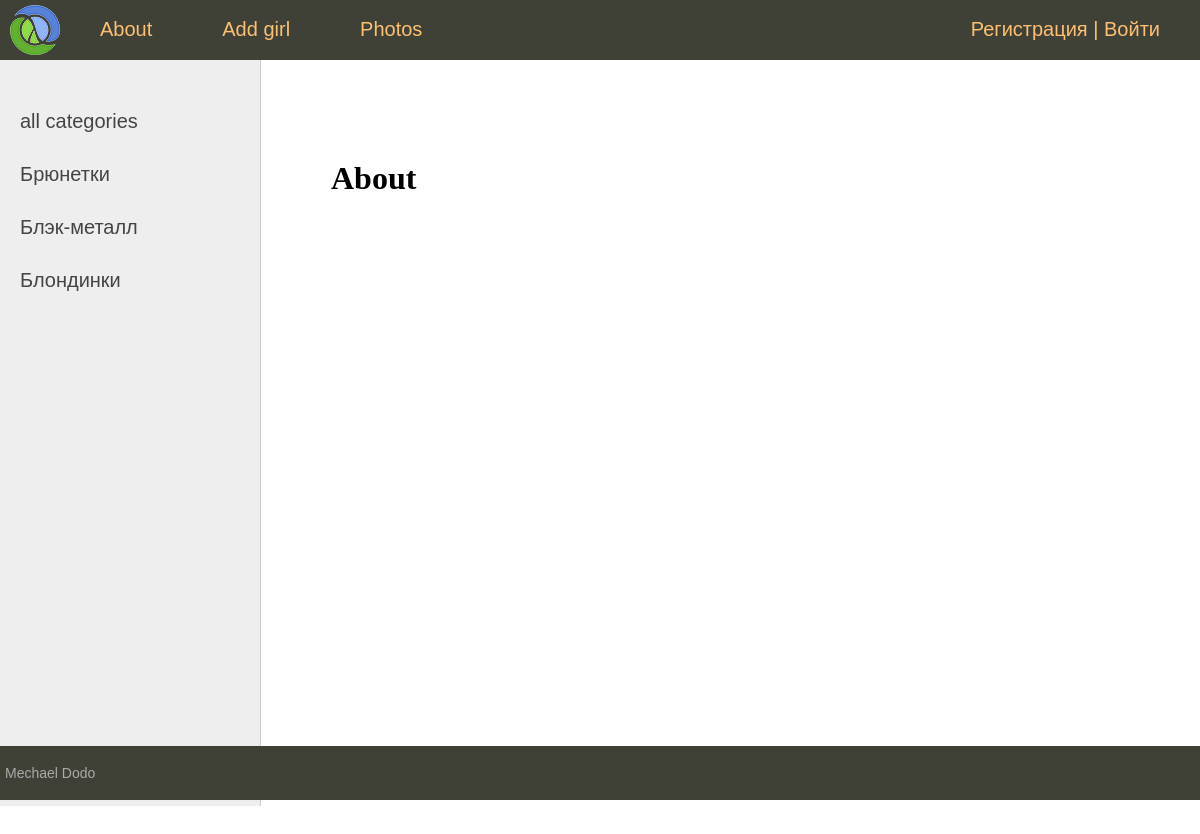
The page /about/ on the database its author committed.
### beautido_app/models.py (models this page shows, shortened)
class Category(models.Model):
    title = models.CharField(max_length=100, db_index=True)
    slug = models.SlugField(max_length=255, unique=True, db_index=True)
    def get_absolute_url(self):
        return reverse('show_the_category', args=[self.slug, ])

### beautido_app/views.py (the view)
# urls.py: path('about/', about, name='about'),
def about(request):
    context = {
        'title': 'About',
        'menu': menu,
    }
    return render(request, 'beautido_app/about.html', context)

### beautido_app/templatetags/beautido_app_tags.py (called while the page is built)
@register.inclusion_tag('beautido_app/list_categories.html')
def show_categories(sort=None, cat_selected=0):
    if not sort:
        categories = Category.objects.annotate(Count('girls'))
    else:
        categories = Category.objects.order_by(sort)
    return {'categories': categories, 'cat_selected': cat_selected}

### beautido_app/templates/beautido_app/about.html
{% extends 'beautido_app/base.html' %}
{% block content %}
    <h1>{{ title }}</h1>
{% endblock content %}

### beautido_app/templates/beautido_app/list_categories.html (shortened to what this page needs)
{% for category in categories %}
        {% if cat_selected == category.slug %}
            <li class="selected">{{ category.title }}</li>
        {% else %}
            <li><a href="{{ category.get_absolute_url }}">{{ category.title }}</a></li>
        {% endif %}
{% endfor %}

### beautido_app/static/beautido_app/css/styles.css (style rules this page uses)
html, body { font-family: 'Arial'; margin: 0; padding: 0; height: 100%; width: 100%; color: #444; }
a { color: #0059b2; text-decoration: none; }
.left-chapters ul li { margin: 30px 0 0 0; color: #999; }
.left-chapters ul li a { color: #444; text-decoration: none; }
.content-text h1 { font-size: 32px; }

### rows shown on the page
Category: title "Брюнетки"
Category: title "Блэк-металл"
Category: title "Блондинки"

### other values the page prints
{{ m.title }} "About" "Add girl" "Photos"
{{ title }} "About"
